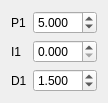
                 <widget class="QWidget" name="gridLayoutWidget_4">
                  <property name="geometry">
                   <rect>
                    <x>260</x>
                    <y>100</y>
                    <width>101</width>
                    <height>89</height>
                   </rect>
                  </property>
                  <layout class="QGridLayout" name="gridLayout_11">
                   <item row="1" column="1">
                    <widget class="QDoubleSpinBox" name="doubleSpinBoxI1Misi_2">
                     <property name="font">
                      <font>
                       <pointsize>9</pointsize>
                       <weight>50</weight>
                       <italic>false</italic>
                       <bold>false</bold>
                      </font>
                     </property>
                     <property name="decimals">
                      <number>3</number>
                     </property>
                     <property name="singleStep">
                      <double>0.100000000000000</double>
                     </property>
                    </widget>
                   </item>
                   <item row="2" column="0">
                    <widget class="QLabel" name="label_32">
                     <property name="font">
                      <font>
                       <pointsize>9</pointsize>
                       <weight>50</weight>
                       <italic>false</italic>
                       <bold>false</bold>
                      </font>
                     </property>
                     <property name="text">
                      <string>D1</string>
                     </property>
                    </widget>
                   </item>
                   <item row="2" column="1">
                    <widget class="QDoubleSpinBox" name="doubleSpinBoxD1Misi_2">
                     <property name="font">
                      <font>
                       <pointsize>9</pointsize>
                       <weight>50</weight>
                       <italic>false</italic>
                       <bold>false</bold>
                      </font>
                     </property>
                     <property name="decimals">
                      <number>3</number>
                     </property>
                     <property name="singleStep">
                      <double>0.100000000000000</double>
                     </property>
                     <property name="value">
                      <double>1.500000000000000</double>
                     </property>
                    </widget>
                   </item>
                   <item row="0" column="0">
                    <widget class="QLabel" name="label_33">
                     <property name="font">
                      <font>
                       <pointsize>9</pointsize>
                       <weight>50</weight>
                       <italic>false</italic>
                       <bold>false</bold>
                      </font>
                     </property>
                     <property name="text">
                      <string>P1</string>
                     </property>
                    </widget>
                   </item>
                   <item row="1" column="0">
                    <widget class="QLabel" name="label_34">
                     <property name="font">
                      <font>
                       <pointsize>9</pointsize>
                       <weight>50</weight>
                       <italic>false</italic>
                       <bold>false</bold>
                      </font>
                     </property>
                     <property name="text">
                      <string>I1</string>
                     </property>
                    </widget>
                   </item>
                   <item row="0" column="1">
                    <widget class="QDoubleSpinBox" name="doubleSpinBoxP1Misi_2">
                     <property name="font">
                      <font>
                       <pointsize>9</pointsize>
                       <weight>50</weight>
                       <italic>false</italic>
                       <bold>false</bold>
                      </font>
                     </property>
                     <property name="decimals">
                      <number>3</number>
                     </property>
                     <property name="singleStep">
                      <double>0.200000000000000</double>
                     </property>
                     <property name="value">
                      <double>5.000000000000000</double>
                     </property>
                    </widget>
                   </item>
                  </layout>
                 </widget>
